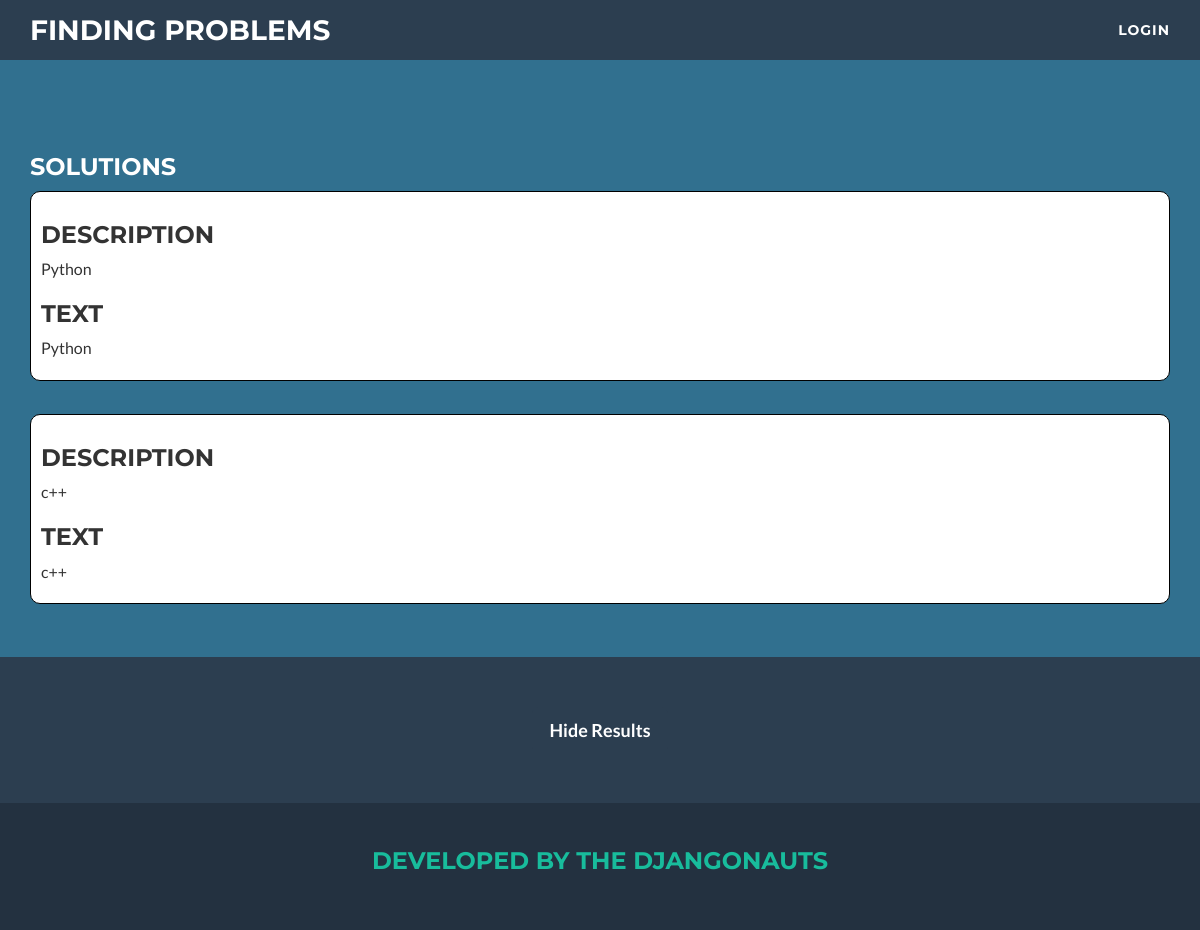
Page /search/6/ on the earlier database version.
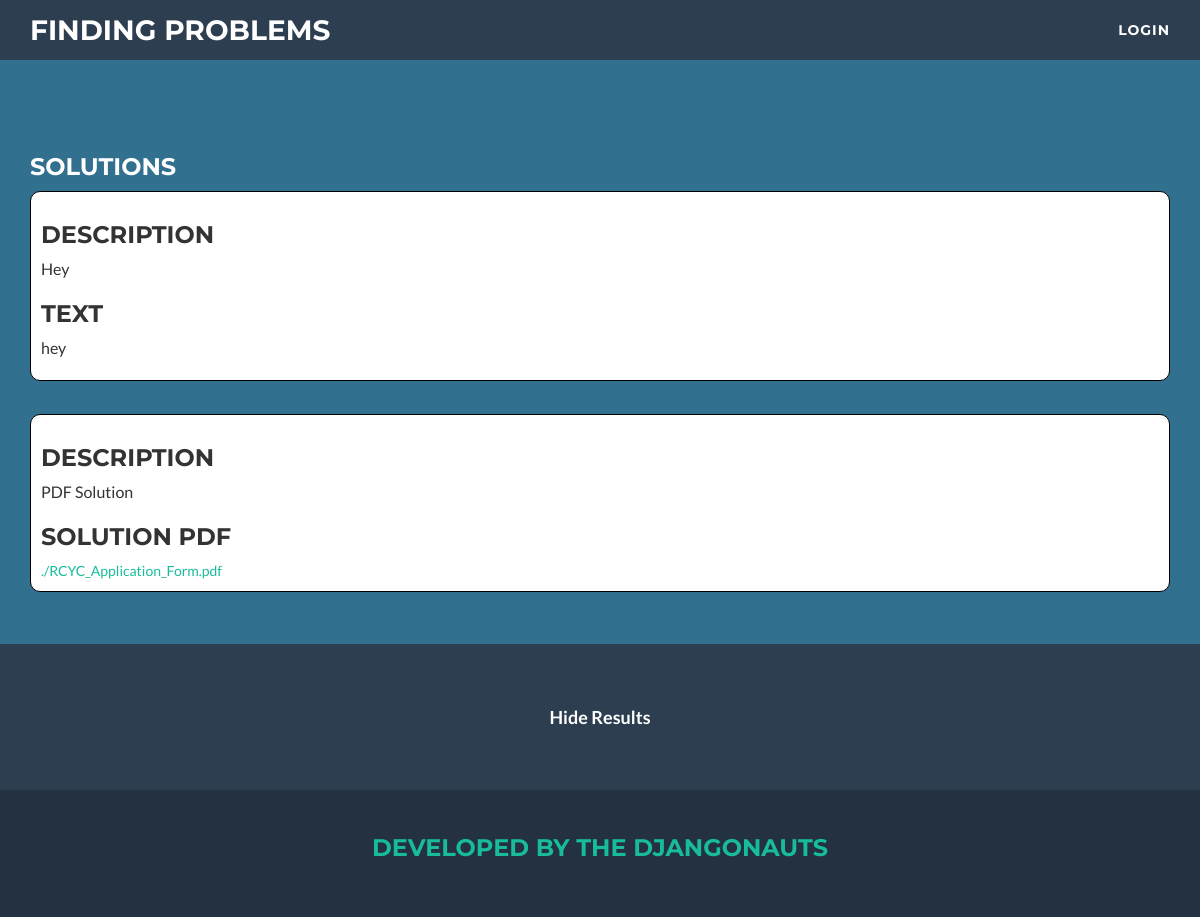
Same page on the later database version.
### ProblemFinder/models.py (models this page shows, shortened)
class Solution(models.Model):
    LANGUAGE_CHOICES = (
        ('1', '----'),
        ('2', 'Java'),
        ('3', 'Python'),
        ('4', 'C++')
    )
    LANGUAGE = ("----", "Java", "Python", "C++")
    description = models.TextField()
    solution_text = models.TextField(blank=True)
    solution_URL = models.URLField(blank=True)
    solution_PDF = models.FileField(blank=True  )
    language = models.CharField(max_length=20, choices=LANGUAGE_CHOICES)
    tags = models.ManyToManyField(Tag)

class Question(models.Model):
    DIFFICULTY_CHOICES = (
        ('1', '----'),
        ('2', 'Easy'),
        ('3', 'Moderate'),
        ('4', 'Hard')
    )
    DIFFICULTY = ("----", "Easy", "Moderate", "Hard")
    title = models.CharField(max_length=250)
    question_text = models.TextField(blank=True)
    question_URL = models.URLField(blank=True)
    question_PDF = models.FileField(blank=True)
    created_date = models.DateTimeField(default=timezone.now)
    difficulty = models.CharField(max_length=1, choices=DIFFICULTY_CHOICES)
    tags = models.ManyToManyField(Tag)
    solutions = models.ManyToManyField(Solution)
    visible = models.BooleanField(default=True)

### ProblemFinder/views.py (the view)
# urls.py: url(r'^search/(?P<question_id>[0-9]+)/$', views.detail, name='details'),
def detail(request, question_id):
    question = get_object_or_404(Question, pk=question_id)
    return render(request, 'problemfinder/details.html', {'question': question})

### ProblemFinder/templates/problemfinder/details.html (shortened to what this page needs)
{% load static %}
<!DOCTYPE html>
<html lang="en">
<head>
    <link rel="stylesheet" type="text/css" href="{% static 'problemfinder/css/custom.css' %}"/>
    <link rel="stylesheet" type="text/css" href="{% static 'problemfinder/css/bootstrap.min.css' %}"/>
    <link rel="stylesheet" type="text/css" href="{% static 'problemfinder/css/freelancer.min.css' %}"/>
    <link rel="stylesheet" type="text/css" href="{% static 'problemfinder/font-awesome/font-awesome.min.css' %}"/>
</head>
<body id="page-top" class="index" onLoad="moveWin();">
<nav id="mainNav" class="navbar navbar-default navbar-fixed-top navbar-custom">
    <div class="container">
        <div class="navbar-header page-scroll">
            <a class="navbar-brand" href="/">Finding Problems</a>
        </div>
        <div class="collapse navbar-collapse" id="bs-example-navbar-collapse-1">
            <ul class="nav navbar-nav navbar-right">
                <li class="page-scroll">
                    <a href="/admin/">Login</a>
                </li>
            </ul>
        </div>
    </div>
</nav>
<section>
    <div class="container">
        <p><br><br><br><br><br></p>
        <h3 class="searchTitle">Solutions</h3>
        {%  block content %}
            {% for solution in question.solutions.all %}
                <div class="answerRow">
                    {% if solution.description %}
                        <h3>Description</h3>
                        <p>{{ solution.description}}</p>
                    {% endif %}
                     {% if solution.solution_text %}
                        <h3>Text</h3>
                        <p>{{ solution.solution_text}}</p>
                    {% endif %}
                    {% if solution.solution_PDF %}
                        <h3>Solution PDF</h3>
                        <a target="_blank" href="{{ question.question_PDF.url }}">{{ question.question_PDF }} </a>
                    {% endif %}
                </div>
                <p><br></p>
            {% endfor %}
        {% endblock %}
    </div>
</section>
<footer class="text-center">
    <div class="footer-above">
        <div class="container">
            <div class="row">
                <div class="footer-col col-md-4">
                </div>
                <div class="footer-col col-md-4">
                    <a href="/" class="btn btn-primary btn-lg " role="button" >Hide Results</a>
                </div>
                <div class="footer-col col-md-4">
                </div>
            </div>
        </div>
    </div>
    <div class="footer-below">
        <div class="container">
            <div class="row">
                <div class="col-lg-12">
                    <h3><span style="color: #18BC9C">Developed by the Djangonauts</span></h3>
                </div>
            </div>
        </div>
    </div>
</body>
</html>

Differences in the rows shown:
no longer on this page (row unchanged): Solution: description "Python", solution_text "Python"
now on this page (row unchanged): Solution: description "Hey", solution_text "hey"
changed Solution: description "c++" → "PDF Solution"; solution_text "c++" → (not shown); now shows "SOLUTION PDF"
now on this page (row edited): Question: question_PDF "./RCYC_Application_Form.pdf"
